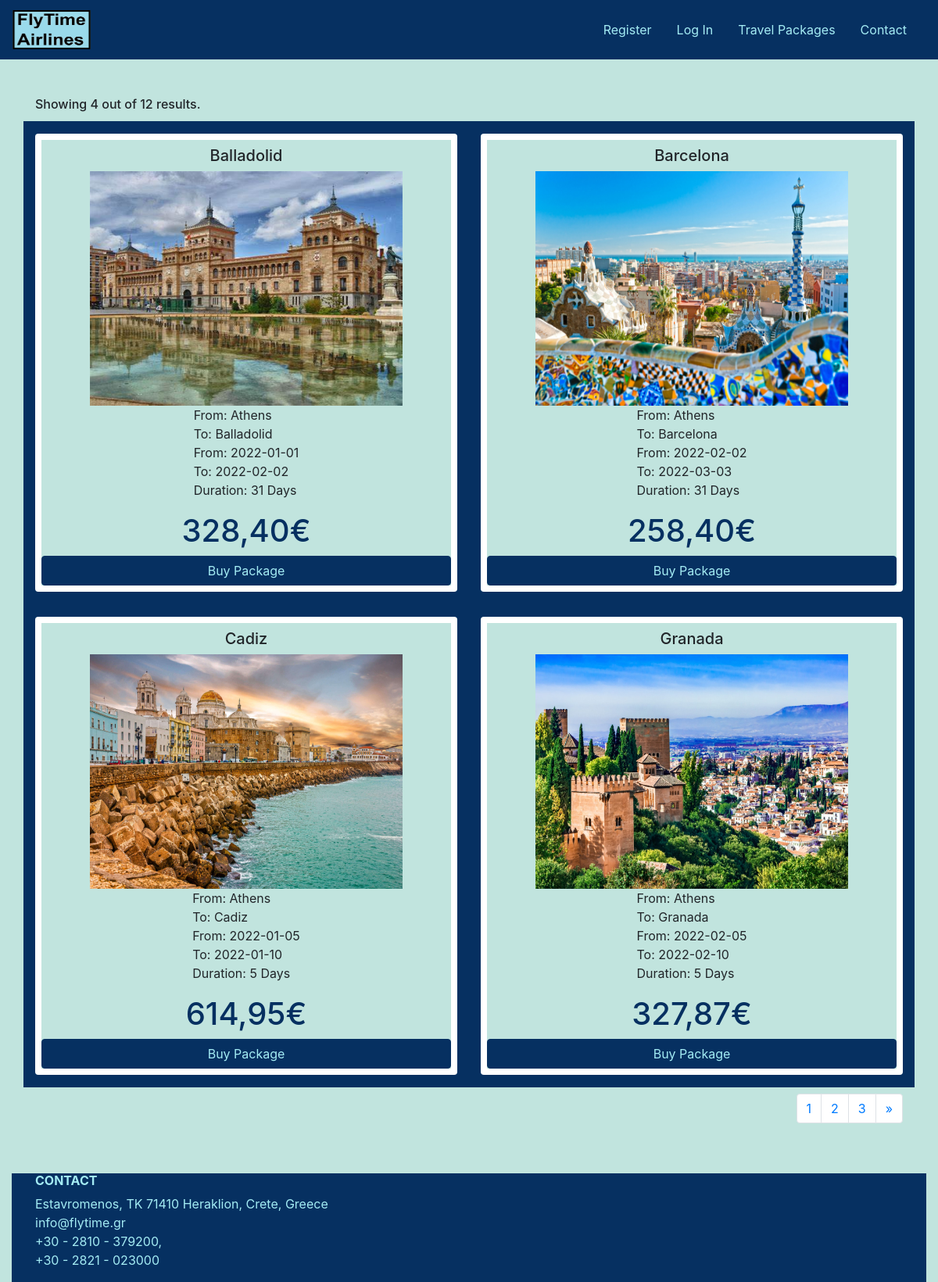
The app's page /HTML/travel_packages_list_page.php with its own data.
### tables this page shows
CREATE TABLE `travelpackage` (
  `ProductID` varchar(3) NOT NULL,
  `Price` varchar(10) NOT NULL,
  `Quantity` int(3) NOT NULL,
  `PhotoURL` varchar(80) NOT NULL,
  `FromCity` varchar(20) NOT NULL,
  `ToCity` varchar(20) NOT NULL,
  `FromDate` date NOT NULL,
  `ToDate` date NOT NULL,
  `Duration` varchar(20) NOT NULL
);

### PHP/travel_packages_list_page.php (called while the page is built, shortened)
<?php
    function getPackages()
    {
        $servername = "localhost";
        $username = "root";
        $dbpassword = "";
        $dbname= "eshop";
        $conn = new mysqli($servername, $username, $dbpassword, $dbname);
        $select = mysqli_query($conn, "SELECT * FROM travelpackage");
        $packages = array();
        $index = 0;
        while($row = $select->fetch_assoc())
        {
            $packages[$index] = $row;
            $index+=1;
        }
        return $packages;
    }
?>

### HTML/travel_packages_list_page.php (the view, shortened to what this page needs)
<?php
        $isLoggedIn = isset($_SESSION["email"]);
        require ("/xampp/htdocs/TP4795PROJECTINTERFACE/PHP/travel_packages_list_page.php");
        $packages = getPackages();
        $page = 0;
?>
<!DOCTYPE html>
<html lang="en">
<head>
    <link rel="stylesheet" href="https://cdn.jsdelivr.net/npm/bootstrap@4.5.3/dist/css/bootstrap.min.css"
>
    <link rel="stylesheet" type="text/css" href="../CSS/travel_packages_list_page.css">
</head>
<body>
    <nav class="navbar navbar-expand-md">
        <a class="navbar-brand" href="home.php">
                <img src="../Images_and_Icons/FlyTimeLogo.png" width="100" height="50">
        </a>
        <div class="collapse navbar-collapse" id="main-navigation">
                <ul class="navbar-nav">
                        <?php if (!$isLoggedIn)
                        { ?>
                                <li class="nav-item">
                                        <a class="nav-link" href="sign_up.php">Register</a>
                                </li>
                        <?php } ?>
                        <?php if (!$isLoggedIn)
                        { ?>
                                <li class="nav-item">
                                        <a class="nav-link" href="login.php">Log In</a>
                                </li>
                        <?php } ?>
                        <li class="nav-item">
                                <a class="nav-link" href="travel_packages_list_page.php">Travel Packages</a>
                        </li>
                        <li class="nav-item">
                                <a class="nav-link" href="contact.php">Contact</a>
                        </li>
                </ul>
        </div>
</nav>
    <header class="page-header header container-fluid">
        <div class="container mt-5 mb-5">
            <div class="row">
                <div class="col-md-12">
                    <div class="d-flex flex-row justify-content-between align-items-center filters">
                        <h6>Showing 4 out of 12 results.</h6>
                    </div>
                </div>
            </div>
            <div class="row mt-1" id="Items">
                <?php for ($i = $page; $i < $page+4; $i++)
                { ?>
                    <div class="col-md-6">
                        <div class="p-card bg-white p-2 rounded px-1 mt-3 mb-3">
                            <div class="d-flex justify-content-center">
                                <h5 class="mt-2"><?php echo $packages[$i]['ToCity']; ?></h5>
                            </div>
                            <div class="d-flex justify-content-center">
                                <img src="<?php echo $packages[$i]['PhotoURL'];?>" width="400" height="300">
                            </div>
                            <div class="d-flex justify-content-center">
                                <p>
                                    From: <?php echo $packages[$i]['FromCity'];?><br>
                                    To: <?php echo $packages[$i]['ToCity'];?><br>
                                    From: <?php echo $packages[$i]['FromDate'];?><br>
                                    To: <?php echo $packages[$i]['ToDate'];?><br>
                                    Duration: <?php echo $packages[$i]['Duration'];?>
                                </p>
                            </div>
                            <div class="d-flex justify-content-center">
                                <h1><?php echo $packages[$i]['Price'];?></h1>
                            </div>
                            <form class="d-flex justify-content-end" id="BuyProduct" action="../PHP/buy.php" method="post">
                                <input type="button" id="Register" class="btn btn-secondary btn-block" value="Buy Package"
                                    onclick="Done(<?php echo $packages[$i]['Quantity'];?>,this.form)">
                            </form>
                        </div>
                    </div>
                <?php } ?>
            </div>
            <div class="d-flex justify-content-end text-right mt-2">
                <nav>
                    <ul class="pagination">
                        <li class="page-item"><a class="page-link" href="travel_packages_list_page.php">1</a></li>
                        <li class="page-item"><a class="page-link" href="travel_packages_list_page2.php">2</a></li>
                        <li class="page-item"><a class="page-link" href="travel_packages_list_page3.php">3</a></li>
                        <li class="page-item"><a class="page-link" href="travel_packages_list_page2.php" aria-label="Next"><span
                                    aria-hidden="true">»</span></a></li>
                    </ul>
                </nav>
            </div>
        </div>
        <footer class="page-footer">
            <div class="container">
                    <div class="row">
                            <div class="col-lg-8 col-md-8 col-sm-12">
                                    <h6 class="text-uppercase font-weight-bold">Contact</h6>
                                    <p>Estavromenos, TK 71410 Heraklion, Crete, Greece
                                                <br />info@flytime.gr
                                                <br />+30 - 2810 - 379200,
                                                <br />+30 - 2821 - 023000</p>
                            </div>
                    </div>
            </div>
        </footer>
    </header>
</body>
</html>

### CSS/travel_packages_list_page.css (style rules this page uses)
body { background-color: #c1e4de; }
.navbar { background: #063061; }
.nav-link, .navbar-brand { color: #a4ecf4; cursor: pointer; }
.nav-link { margin-right: 1em !important; }
.navbar-collapse { justify-content: flex-end; }
.d-flex { background: #c1e4de; }
#Items { background: #063061; }
.d-flex h1 { color: #063061; }
.d-flex input { border-color: #063061; background: #063061; color: #a4ecf4; }
.page-footer { background: #063061; }
.page-footer h6 { color: #a4ecf4; }
.page-footer p { color: #a4ecf4; }

### records on screen
travelpackage: ToCity "Balladolid", PhotoURL (picture), FromCity "Athens", FromDate "2022-01-01", ToDate "2022-02-02", Duration "31 Days", Price "328,40€"
travelpackage: ToCity "Barcelona", PhotoURL (picture), FromCity "Athens", FromDate "2022-02-02", ToDate "2022-03-03", Duration "31 Days", Price "258,40€"
travelpackage: ToCity "Cadiz", PhotoURL (picture), FromCity "Athens", FromDate "2022-01-05", ToDate "2022-01-10", Duration "5 Days", Price "614,95€"
travelpackage: ToCity "Granada", PhotoURL (picture), FromCity "Athens", FromDate "2022-02-05", ToDate "2022-02-10", Duration "5 Days", Price "327,87€"
